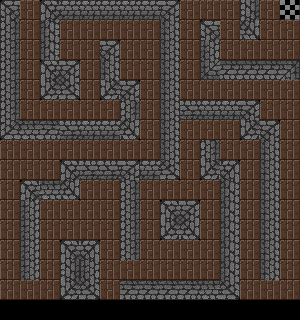

A level layout from a 2D game, rendered from its tile map. Below: a short description, then the map file with its tile-grid data intact:
An orthogonal 15x16 tile map with 20x20 px tiles, 2 tile layers (ground, walls), 3 tilesets and 37 objects (24x wall, 10x object, player, boss, end).

<map version="1.2" tiledversion="2019.10.30" orientation="orthogonal" renderorder="right-down" compressionlevel="0" width="15" height="16" tilewidth="20" tileheight="20" infinite="0" nextlayerid="8" nextobjectid="48">
 <tileset firstgid="1" source="../ressource/ground.tsx" />
 <tileset firstgid="261" source="../ressource/structures.tsx" />
 <tileset firstgid="469" source="../ressource/decorations.tsx" />
 <layer id="5" name="ground" width="15" height="16">
  <data encoding="csv">
116,116,116,116,116,116,116,116,116,116,116,116,116,116,116,
116,116,116,116,116,116,116,116,116,116,116,116,116,116,116,
116,116,116,116,116,116,116,116,116,116,116,116,116,116,116,
116,116,116,116,116,116,116,116,116,116,116,116,116,116,116,
116,116,116,116,116,116,116,116,116,116,116,116,116,116,116,
116,116,116,116,116,116,116,116,116,116,116,116,116,116,116,
116,116,116,116,116,116,116,116,116,116,116,116,116,116,116,
116,116,116,116,116,116,116,116,116,116,116,116,116,116,116,
116,116,116,116,116,116,116,116,116,116,116,116,116,116,116,
116,116,116,116,116,116,116,116,116,116,116,116,116,116,116,
116,116,116,116,116,116,116,116,116,116,116,116,116,116,116,
116,116,116,116,116,116,116,116,116,116,116,116,116,116,116,
116,116,116,116,116,116,116,116,116,116,116,116,116,116,116,
116,116,116,116,116,116,116,116,116,116,116,116,116,116,116,
116,116,116,116,116,116,116,116,116,116,116,116,116,116,116,
0,0,0,0,0,0,0,0,0,0,0,0,0,0,0
</data>
 </layer>
 <layer id="3" name="walls" width="15" height="16">
  <data encoding="csv">
294,0,348,295,295,295,295,295,347,0,0,0,360,0,29,
314,0,317,0,0,0,0,0,323,0,306,0,385,0,0,
314,0,317,0,0,347,0,0,323,0,361,0,0,0,0,
314,0,348,347,0,323,0,0,323,0,311,336,336,336,390,
314,0,320,319,0,320,451,0,323,0,0,0,0,0,0,
314,0,0,0,0,0,428,0,323,296,295,295,299,0,0,
366,367,424,296,295,295,369,0,323,0,0,0,272,299,0,
0,0,0,0,0,0,0,0,323,0,430,0,0,323,0,
0,0,0,348,296,296,347,295,319,0,328,353,0,323,0,
0,288,367,369,0,0,428,0,0,0,0,431,0,323,0,
0,343,0,0,0,0,428,0,450,451,0,431,0,323,0,
0,343,0,0,0,0,428,0,328,429,0,431,0,323,0,
0,343,0,288,357,0,428,0,0,0,0,431,0,323,0,
0,343,0,360,361,0,0,0,0,0,0,431,0,323,0,
0,0,0,328,329,0,424,424,424,424,425,329,0,0,0,
261,261,261,261,261,261,261,261,261,261,261,261,261,261,261
</data>
 </layer>
 <objectgroup id="7" name="obstacles">
  <object id="5" name="wall" x="20" y="120" width="120" height="20" />
  <object id="6" name="player" x="20" y="41" width="20" height="20" />
  <object id="7" name="wall" x="0" y="-1" width="20" height="141" />
  <object id="8" name="wall" x="40" y="0" width="140" height="20" />
  <object id="9" name="wall" x="60" y="160" width="120" height="20" />
  <object id="10" name="wall" x="120" y="280" width="120" height="20" />
  <object id="11" name="wall" x="160" y="100" width="100" height="20" />
  <object id="12" name="wall" x="200" y="60" width="100" height="20" />
  <object id="13" name="wall" x="20" y="180" width="60" height="20" />
  <object id="14" name="wall" x="160" y="200" width="40" height="40" />
  <object id="15" name="wall" x="60" y="240" width="40" height="60" />
  <object id="16" name="wall" x="40" y="60" width="40" height="40" />
  <object id="17" name="wall" x="260" y="120" width="20" height="160" />
  <object id="18" name="wall" x="40" y="20" width="20" height="40" />
  <object id="19" name="wall" x="200" y="20" width="20" height="40" />
  <object id="20" name="wall" x="200" y="140" width="20" height="40" />
  <object id="21" name="wall" x="220" y="160" width="20" height="120" />
  <object id="22" name="wall" x="20" y="200" width="20" height="80" />
  <object id="23" name="wall" x="100" y="40" width="20" height="60" />
  <object id="24" name="wall" x="120" y="80" width="20" height="40" />
  <object id="25" name="wall" x="160" y="20" width="20" height="80" />
  <object id="26" name="wall" x="160" y="120" width="20" height="40" />
  <object id="27" name="wall" x="240" y="120" width="20" height="20" />
  <object id="28" name="wall" x="120" y="180" width="20" height="80" />
  <object id="29" name="wall" x="240" y="0" width="20" height="40" />
  <object id="31" name="object" x="280" y="280" width="10" height="10" />
  <object id="32" name="object" x="100" y="100" width="10" height="10" />
  <object id="33" name="object" x="60" y="40" width="10" height="10" />
  <object id="34" name="object" x="140" y="30" width="10" height="10" />
  <object id="35" name="object" x="125" y="65" width="10" height="10" />
  <object id="36" name="object" x="43" y="160" width="10" height="10" />
  <object id="37" name="object" x="100" y="280" width="10" height="10" />
  <object id="38" name="object" x="110" y="190" width="10" height="10" />
  <object id="39" name="object" x="200" y="180" width="10" height="10" />
  <object id="40" name="object" x="260" y="100" width="10" height="10" />
  <object id="42" name="boss" x="260" y="40" width="21" height="20" />
  <object id="46" name="end" x="280" y="0" width="20" height="20" />
 </objectgroup>
</map>
